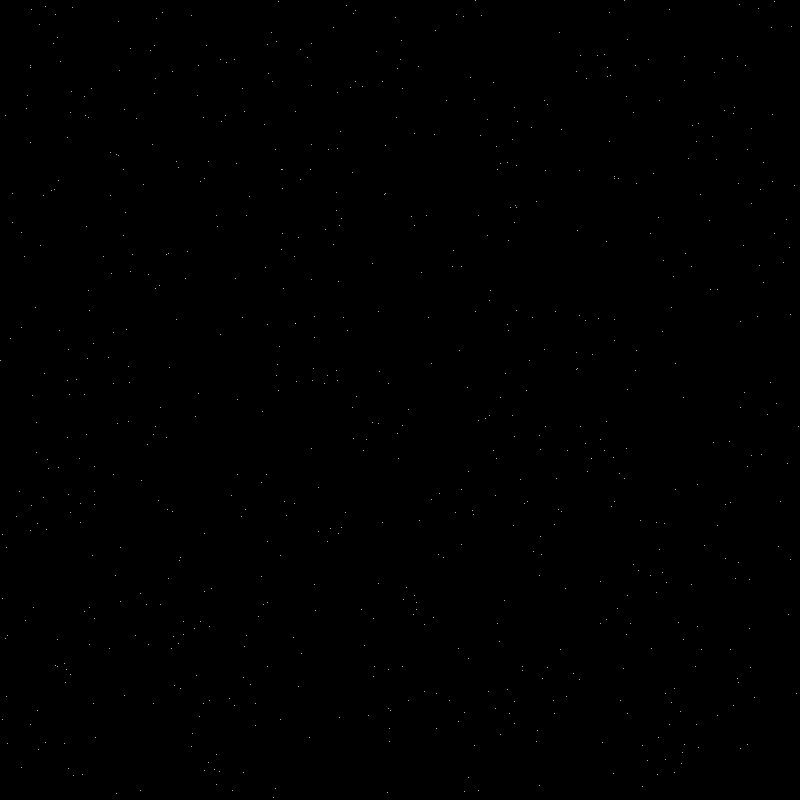
Frame 1 (no input)
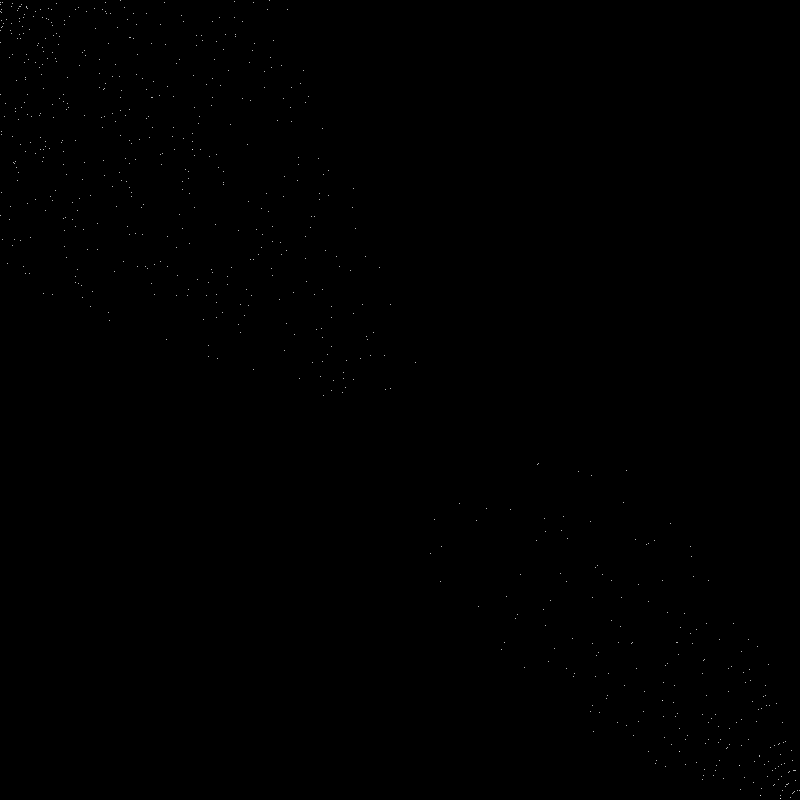
Frame 60 (the mouse pressed at the canvas centre just before this capture)
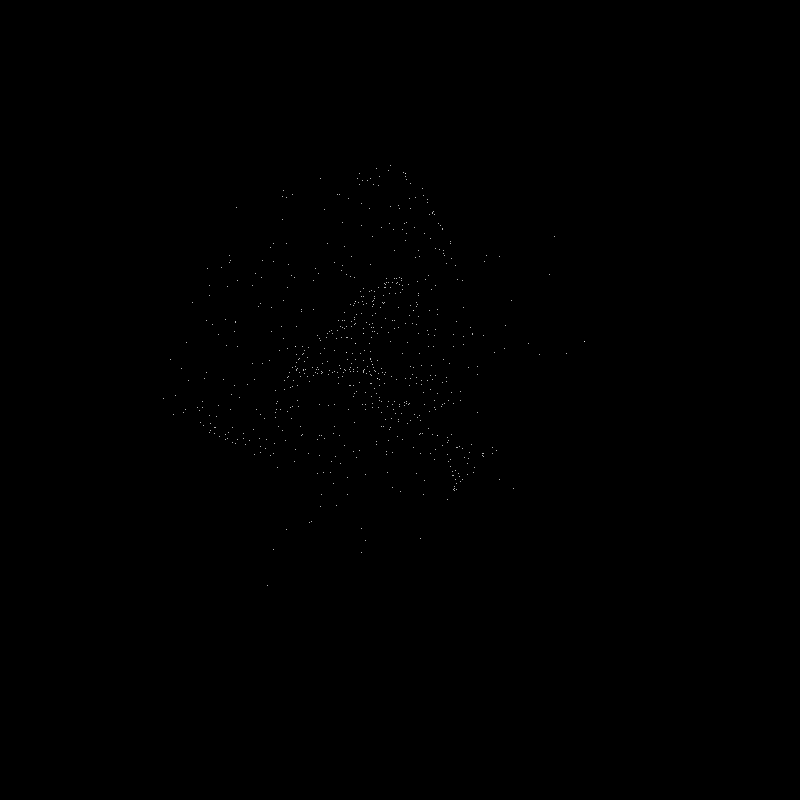
Frame 120 (the mouse held since frame 60 and released just before this capture)

The Processing sketch that drew these frames (run headless with seeded random() and noise(); from frame 60 on, the mouse is pressed at the canvas centre):

// Processing sketch: processing_140553
// ── processing_140553.pde

int n = 700;      // number of agents 
float s = 10.0; // maximum agent velocity

Agent[] agents =  new Agent[n]; 

// Setup

void setup() { 
  size(800, 800); 
  noFill(); 
  stroke(255); 
  
  for (int i = 0; i < agents.length; i++) { 
    agents[i] = new Agent();  
  }
} 

// Draw

void draw() { 

  background(0); 

  // calling functions of all of the objects in the array 
  for (int i = 0; i < agents.length; i++) { 
    agents[i].update(); 
    agents[i].edges(); 
    agents[i].display();  
  } 
} 

// Class

class Agent { 

  PVector loc; // location
  PVector vel; // velocity
  PVector acc; // acceleration
  float speed; // speed

  Agent() { 
    loc = new PVector(random(0, width), random(0, height)); 
    vel = new PVector(0, 0); 
    speed = s; 
  } 
  
  void update() { 

    PVector mouse = new PVector(mouseX, mouseY); 
    PVector dir = PVector.sub(mouse, loc);   
    dir.normalize();   //process that changes the range of pixel intensity values                      
    dir.mult(.5);                          
    acc = dir;                               

    vel.add(acc); 
    vel.limit(speed); 
    loc.add(vel); 
  } 

  void edges() { 

    if (loc.x > width) { 
      loc.x = 0; 
    } else if (loc.x < 0) { 
      loc.x = width; 
    } 

    if (loc.y > height) {
      loc.y = 0; 
    }  else if (loc.y < 0) { 
      loc.y = height; 
    } 
  } 

  void display() { 
    point(loc.x, loc.y); 
  } 
} 
